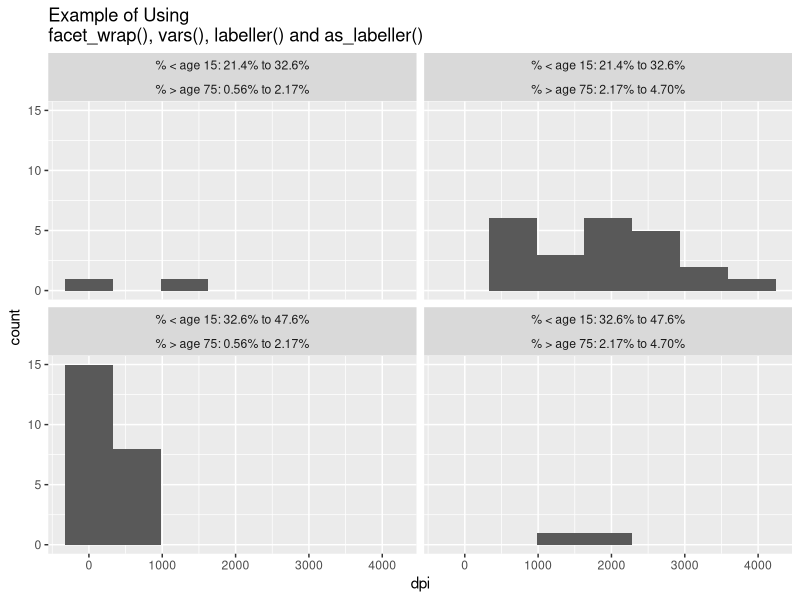

Write the R code that produced this figure.
library( ggplot2 )

print(
  ggplot( 
    LifeCycleSavings,
    aes( 
      dpi
      ) 
    ) + 
  labs( 
    title="Example of Using
facet_wrap(), vars(), labeller() and as_labeller()" 
    ) +
  geom_histogram( 
    bins=7 
    ) + 
  facet_wrap( 
    facets=vars( 
      cpop15=cut_number( 
        pop15, 
        n=2 
        ), 
      cpop75=cut_number(
        pop75,
        n=2
        )
      ), 
    labeller=labeller( 
      cpop15= as_labeller( 
        x=c( 
          `[21.4,32.6]`="% < age 15: 21.4% to 32.6%", 
          `(32.6,47.6]`="% < age 15: 32.6% to 47.6%" 
          ) 
        ), 
      cpop75= as_labeller( 
        x=c( 
          `[0.56,2.17]`="% > age 75: 0.56% to 2.17%", 
          `(2.17,4.7]`="% > age 75: 2.17% to 4.70%" 
          ) 
        )
      ) 
    )
  )
